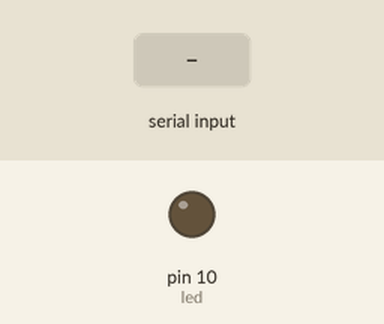
The sketch below on a simulated Arduino Uno, built with avr-gcc and run on an emulated ATmega328P. Shown: output pins drawn as LEDs (lit = HIGH). The test bench sets the inputs (shaded band).

Above: at 1.2 s.
1.3 s: "1" received over the second serial link
At 1.7 s:
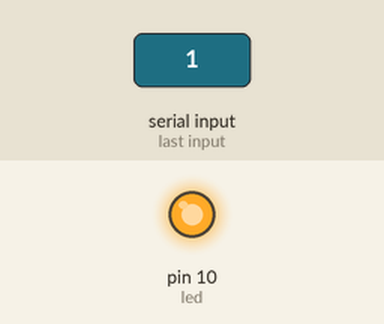
2.8 s: "0" received over the second serial link
At 4.0 s:
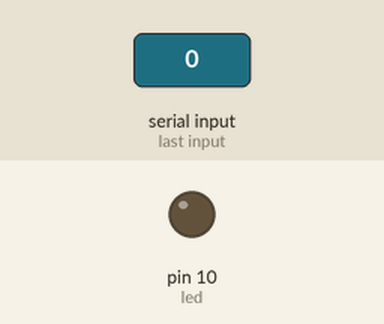
Timing chart, 0 to 5.8 s (numbered marks = the images above; inputs shaded):
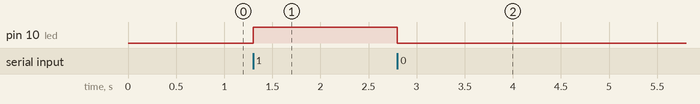

Measured:
- after the input at 1.3 s, pin 10 (led): LOW → HIGH at once
- after the input at 2.8 s, pin 10 (led): HIGH → LOW at once

The sketch:

f02_bluetooth_control.ino
```cpp
/**
 * Bluetooth Control
 * 2. 블루투스 통신
 *   통신을 통해 LED 제어해보기
 */

#include <SoftwareSerial.h>

int led = 10;

SoftwareSerial BT(A4, A5);

void setup() {
  BT.begin(9600);
  pinMode(led, OUTPUT);
}

void loop() {
  if (BT.available()) {
    char cmd = BT.read();
    if (cmd == '0') digitalWrite(led, LOW);
    else if (cmd == '1') digitalWrite(led, HIGH);
  }
}
```
